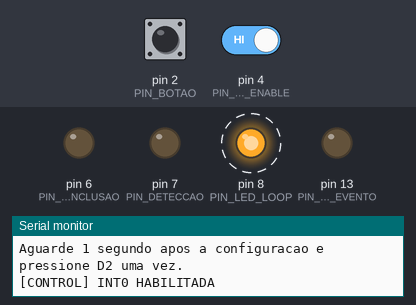
Simulated run of this sketch. Board: Arduino Uno, built with avr-gcc and run on an emulated ATmega328P. On the bench: output pins drawn as LEDs (lit = HIGH), the last lines printed to the serial monitor. Dashed ring = blinking. Inputs (shaded band) come from the test bench; at power-on: pin 2 (PIN_BOTAO) HIGH, pin 4 (PIN_IRQ_ENABLE) HIGH.

Above: at 1.26 s.
1.3 s: pin 2 (PIN_BOTAO) pulled LOW for 0.15 s
At 1.6 s:
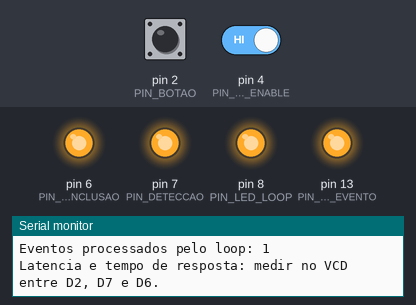
Timing chart, 0 to 4.3 s (numbered marks = the images above; inputs shaded):
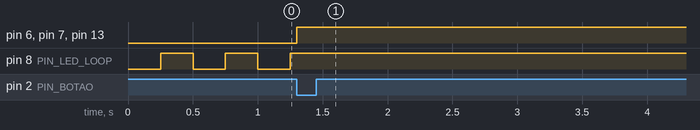

The sketch:

02_interrupcao_analisador.ino
```cpp
// INTERRUPCAO EXTERNA - Arduino Uno (ATmega328P) no Wokwi
// D2: botao / INT0 (INPUT_PULLUP; pressionado = LOW)
// D4: chave que habilita/desabilita INT0 (LOW = desabilitada; HIGH = habilitada)
// D6: marcador de conclusao do atendimento (analisador logico D2)
// D7: marcador de deteccao no inicio da ISR aceita (analisador logico D1)
// D8: LED que indica atividade do loop principal
// D13: LED integrado, aceso apos o processamento do evento
// Execute uma unica pressao por simulacao. Janela maxima: 10 segundos.

const byte PIN_BOTAO = 2;
const byte PIN_IRQ_ENABLE = 4;
const byte PIN_LED_EVENTO = LED_BUILTIN;
const byte PIN_LED_LOOP = 8;
const byte PIN_CONCLUSAO = 6;
const byte PIN_DETECCAO = 7;
const unsigned long JANELA_MS = 10000UL;
const unsigned long DEBOUNCE_US = 50000UL;

volatile bool eventoPendente = false;
volatile unsigned long contIsr = 0;
volatile unsigned long tEvento = 0;
volatile unsigned long duracaoIsr = 0;

unsigned long inicioJanelaMs = 0;
unsigned long iteracoesLoop = 0;
unsigned long eventosTratados = 0;
unsigned long ultimaLeituraChave = 0;
unsigned long ultimoBatimento = 0;
bool irqHabilitada = false;
bool primeiraLeitura = true;
bool estadoLedLoop = false;
bool finalizado = false;

void isrBotao() {
  unsigned long t0 = micros();
  contIsr++; // Conta todas as entradas na ISR, inclusive possiveis rebotes.

  if (t0 - tEvento > DEBOUNCE_US) {
    // D7 marca o primeiro ponto de deteccao aceito dentro da ISR.
    digitalWrite(PIN_DETECCAO, HIGH);
    tEvento = t0;
    eventoPendente = true;
    // Mede apenas a execucao da ISR aceita. E uma medida aproximada.
    duracaoIsr = micros() - t0;
  }
}

void setup() {
  Serial.begin(115200);
  pinMode(PIN_BOTAO, INPUT_PULLUP);
  pinMode(PIN_IRQ_ENABLE, INPUT_PULLUP);
  pinMode(PIN_LED_EVENTO, OUTPUT);
  pinMode(PIN_LED_LOOP, OUTPUT);
  pinMode(PIN_CONCLUSAO, OUTPUT);
  pinMode(PIN_DETECCAO, OUTPUT);

  digitalWrite(PIN_LED_EVENTO, LOW);
  digitalWrite(PIN_LED_LOOP, LOW);
  digitalWrite(PIN_CONCLUSAO, LOW);
  digitalWrite(PIN_DETECCAO, LOW);

  attachInterrupt(digitalPinToInterrupt(PIN_BOTAO), isrBotao, FALLING);

  Serial.println(F("[INTERRUPCAO] Pronto. Aguarde a mensagem de IRQ habilitada/desabilitada."));
  Serial.println(F("Aguarde 1 segundo apos a configuracao e pressione D2 uma vez."));
  inicioJanelaMs = millis();
}

void loop() {
  if (finalizado) return;

  unsigned long agoraMs = millis();

  // A chave D4 e consultada a cada 50 ms. O botao D2 NAO e consultado no loop.
  if (agoraMs - ultimaLeituraChave >= 50UL) {
    ultimaLeituraChave = agoraMs;
    bool desejada = (digitalRead(PIN_IRQ_ENABLE) == HIGH);

    if (primeiraLeitura || desejada != irqHabilitada) {
      primeiraLeitura = false;
      irqHabilitada = desejada;
      if (irqHabilitada) {
        EIMSK |= (1 << INT0);
      } else {
        EIMSK &= ~(1 << INT0);
      }
      Serial.print(F("[CONTROL] INT0 "));
      Serial.println(irqHabilitada ? F("HABILITADA") : F("DESABILITADA"));
    }
  }

  // Contador de iteracoes do loop: indicador de atividade, nao de trabalho util real.
  iteracoesLoop++;
  if (agoraMs - ultimoBatimento >= 250UL) {
    ultimoBatimento = agoraMs;
    estadoLedLoop = !estadoLedLoop;
    digitalWrite(PIN_LED_LOOP, estadoLedLoop ? HIGH : LOW);
  }

  if (eventoPendente) {
    noInterrupts();
    eventoPendente = false;
    unsigned long t = tEvento;
    unsigned long dur = duracaoIsr;
    unsigned long n = contIsr;
    interrupts();

    unsigned long atrasoIsrLoop = micros() - t;
    eventosTratados++;
    digitalWrite(PIN_LED_EVENTO, HIGH);

    // D6 marca o fim do atendimento definido para o experimento.
    digitalWrite(PIN_CONCLUSAO, HIGH);
    finalizado = true;

    Serial.println(F("[RESULTADO] INTERRUPCAO COM EVENTO"));
    Serial.print(F("Iteracoes do loop principal: "));
    Serial.println(iteracoesLoop);
    Serial.println(F("Consultas ao botao D2 no loop: 0"));
    Serial.print(F("Atraso entre registro na ISR e processamento no loop (us): "));
    Serial.println(atrasoIsrLoop);
    Serial.print(F("Duracao aproximada da ISR aceita (us): "));
    Serial.println(dur);
    Serial.print(F("Entradas na ISR (inclui possiveis rebotes): "));
    Serial.println(n);
    Serial.print(F("Eventos processados pelo loop: "));
    Serial.println(eventosTratados);
    Serial.println(F("Latencia e tempo de resposta: medir no VCD entre D2, D7 e D6."));
    return;
  }

  // Teste D: com INT0 desabilitada, o loop nao processa evento; ao fim,
  // registra o estado do bit de habilitacao e da flag de interrupcao pendente.
  if (agoraMs - inicioJanelaMs >= JANELA_MS) {
    noInterrupts();
    unsigned int habilitada = (EIMSK & (1 << INT0)) ? 1 : 0;
    unsigned int pendente = (EIFR & (1 << INTF0)) ? 1 : 0;
    unsigned long n = contIsr;
    interrupts();

    finalizado = true;
    Serial.println(F("[RESULTADO] JANELA ENCERRADA SEM ATENDIMENTO"));
    Serial.print(F("INT0 habilitada (EIMSK): "));
    Serial.println(habilitada);
    Serial.print(F("Flag INTF0 pendente (EIFR): "));
    Serial.println(pendente);
    Serial.print(F("Entradas na ISR: "));
    Serial.println(n);
    Serial.println(F("Se houve borda em D2 e INTF0=1, a requisicao ficou pendente."));
  }
}
```

Measured:
- after the input at 1.3 s, pin 6 (PIN_CONCLUSAO), pin 7 (PIN_DETECCAO), pin 13 (PIN_LED_EVENTO): LOW → HIGH at once; pin 8 (PIN_LED_LOOP): stops changing and stays HIGH
- by itself, pin 8 (PIN_LED_LOOP): alternates HIGH for 0.25 s and LOW for 0.25 s
